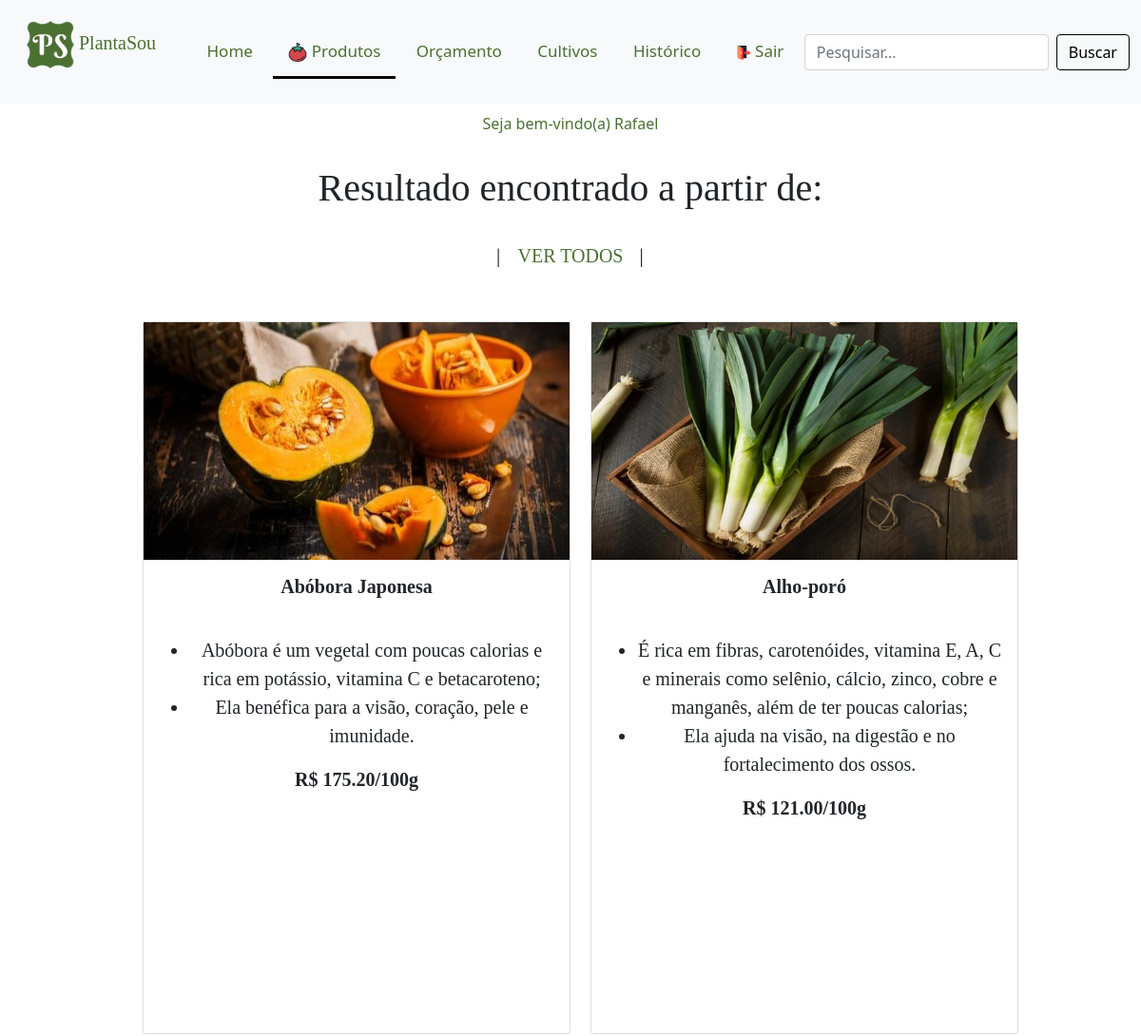
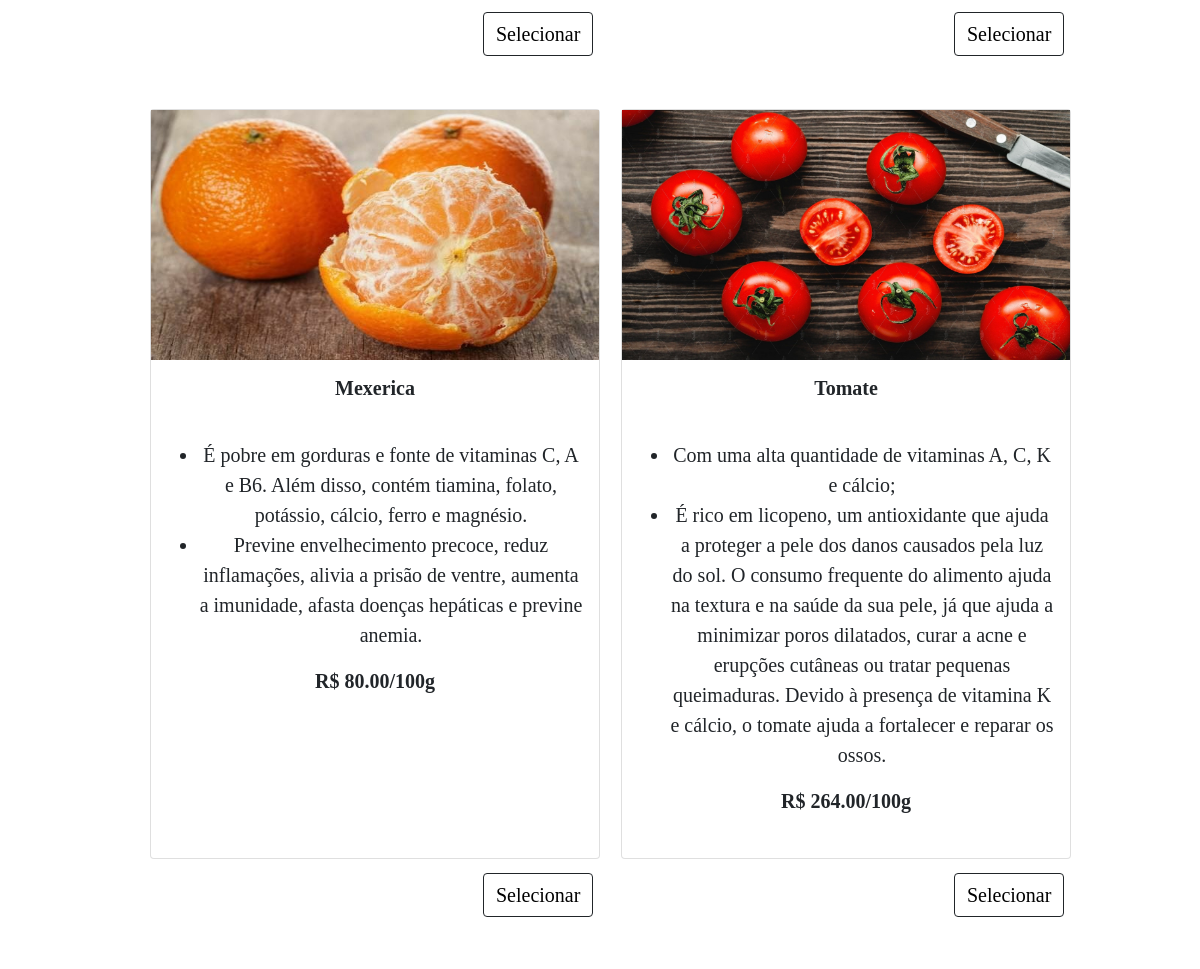
The page /php/pesquisa_p.php (signed in) on the database its author committed (2 pictures, top to bottom).
### tables this page shows
CREATE TABLE IF NOT EXISTS `usuario` (
  `cod_usuario` int(11) NOT NULL AUTO_INCREMENT,
  `nome` varchar(50) NOT NULL,
  `senha` varchar(50) NOT NULL,
  `email` varchar(50) NOT NULL,
  PRIMARY KEY (`cod_usuario`)
);

CREATE TABLE IF NOT EXISTS `produto` (
  `cod_produto` int(11) NOT NULL AUTO_INCREMENT,
  `nome` varchar(1000) DEFAULT NULL,
  `vitaminas` varchar(1000) DEFAULT NULL,
  `beneficios` varchar(1000) DEFAULT NULL,
  `preco` float DEFAULT NULL,
  `cod_cultivo` int(255) NOT NULL,
  `imagem` varchar(1000) DEFAULT NULL,
  PRIMARY KEY (`cod_produto`),
  KEY `cod_cultivo` (`cod_cultivo`)
);

### php/pesquisa_p.php (the view, shortened to what this page needs)
<?php
    if(isset($_COOKIE["USER"])){
        $usuario= $_COOKIE["USER"];
    }
?>
<!DOCTYPE html>
<html lang="pt-BR">
<head>
        <link rel="stylesheet" type="text/css" media="screen" href="../css/bootstrap.min.css" />
        <link rel="stylesheet" href="../css/estilo.css">
</head>
<body>
    <nav class="navbar navbar-light bg-light topnav">
        <div class="container-fluid">
            <a class="navbar-brand plantasou">
                <p class="plantasou">
                    <img src="../imgs/logo_new.png" class="align-self-center mr-3 rounded float-left" width="50" height="50" alt="..."></img>
                    PlantaSou
                </p>
            </a>
                        <?php
                            if(isset($_COOKIE["USER"])){
                                echo'
                                    <a class="nav-link nav-link-color" href="../php/home_user.php">Home</a>
                                ';
                            }else if(isset($_COOKIE["ADM"])){
                                echo'
                                    <a class="nav-link nav-link-color" href="../php/home_adm.php">Home</a>
                                ';
                            }else{
                                echo'
                                <a class="nav-link nav-link-color" href="../php/index.php">Home</a>
                                ';
                            }
                        ?>
                        <?php
                          if(isset($_COOKIE["ADM"])){
                            echo'
                            <div class="nav-link dropdown show">
                                <a class="nav-link dropdown-toggle active" href="#" id="navbarDropdownMenuLink" data-bs-toggle="dropdown" aria-bs-haspopup="true" aria-bs-expanded="false">
                                    <img src="../imgs/tomates.png" width="20" height="20"/> Produtos
                                </a>
                                <div class="dropdown-menu" aria-labelledby="navbarDropdownMenuLink">
                                    <a class="dropdown-item" href="../php/produtos.php">Produtos</a>
                                    <a class="dropdown-item" href="../php/cadastro_produto.php">Cadastro Produto</a>
                                </div>
                            </div>
                            ';
                          }else{
                            echo'
                                <a class="nav-link nav-link-color active" aria-current="page" href="../php/produtos.php"><img src="../imgs/tomates.png" width="20" height="20"/> Produtos</a>
                            ';
                          }
                        ?>
                        <?php
                            if(isset($_COOKIE["USER"])){
                                echo'
                                    <a class="nav-link nav-link-color" href="../php/orcamento.php">Orçamento</a>
                                ';
                            }
                        ?>
                        <?php
                            if(isset($_COOKIE["ADM"])){
                            echo'
                                <div class="nav-link dropdown show">
                                    <a class="nav-link dropdown-toggle" href="#" id="navbarDropdownMenuLink" data-bs-toggle="dropdown" aria-bs-haspopup="true" aria-bs-expanded="false">
                                    <img src="../imgs/crescer-planta.png" width="20" height="20"/> Cultivos
                                    </a>
                                    <div class="dropdown-menu" aria-labelledby="navbarDropdownMenuLink">
                                        <a class="dropdown-item" href="../php/cultivo.php">Cultivos</a>
                                        <a class="dropdown-item" href="../php/cadastro_cultivo.php">Cadastro Cultivos</a>
                                    </div>
                                </div>
                            ';
                            }else{
                            echo'
                                <a class="nav-link nav-link-color" aria-current="page" href="../php/cultivo.php">Cultivos</a>
                            ';
                            }
                        ?>
                        <?php
                            if(isset($_COOKIE["USER"])){
                                echo'
                                    <a class="nav-link nav-link-color" href="../php/historico.php?num=0">Histórico</a>
                                    <a class="nav-link nav-link-color" href="./logout_user.php"><img src="../imgs/out.png" width="15" height="15"/> Sair</a>
                                ';
                            }else if(isset($_COOKIE["ADM"])){
                                echo'
                                    <a class="nav-link nav-link-color" href="./logout_adm.php"><img src="../imgs/out.png" width="15" height="15"/> Sair</a>
                                ';
                            }else{
                                echo'
                                    <button type="button" class="btn nav-link nav-link-color" data-bs-toggle="modal" data-bs-target="#login">
                                        Login
                                    </button>
                                ';
                            }
                        ?>
                        <form action="#" class="d-flex" method="POST">
                            <input class="form-control me-2" type="search" placeholder="Pesquisar..." aria-label="Search" name="pesquisa"/>
                            <button class="btn btn-outline-success nav-link-color borda" type="submit">Buscar</button>
                        </form>
            </div>
        </nav>
        <?php
            if(isset($_COOKIE["USER"]) || isset($_COOKIE["ADM"])){
                echo'
                        <a class="nav-link nav-link-color active_usuario">Seja bem-vindo(a) ';
                            if(isset($_COOKIE["USER"])){
                                include('../inc/conexao.php');
                                $sql="SELECT nome FROM usuario WHERE cod_usuario=$usuario";
                                $query=mysqli_query($con, $sql);
                                if(mysqli_num_rows($query)>0){
                                    while(($nome=mysqli_fetch_assoc($query))!=NULL){
                                        echo $nome['nome'];
                                    }
                                }
                            }
                            elseif(isset($_COOKIE["ADM"])){
                                echo "Administrador(a)";
                            }
                echo'
                        </a>';
            }
            else{
                echo'
                <center>
                    <a class="nav-link nav-link-color active_usuario ">Seja bem-vindo(a) ao site </a>
                </center>
                ';
            }
        ?>
    <br>
    <?php
        $pesquisa=$_POST["pesquisa"];
        echo'<h1 class="centro paginas">Resultado encontrado a partir de: '.$pesquisa.'</h1><br>';
        echo '
        <center>
            │ㅤ<a class="nav-link-color font" href="../php/produtos.php">VER TODOS</a>ㅤ│<br><br><br>
        </center>
        ';
        include "../inc/conexao_pdo.php";
        $stmt=$conPDO->query("SELECT * FROM produto WHERE nome LIKE '%$pesquisa%' ORDER BY nome asc");
        $stmt->execute();
        echo'
            <center>
                <table>
            ';
        $i=1;
        if($stmt->rowCount()!=NULL){
            while($resultado=$stmt->fetch(PDO::FETCH_OBJ)){
                if($i % 2 == 1){
                    echo'<tr>
                        <td>';
                }
                echo
                '
                <td></td>
                <td></td>
                <td>
                    <div class="card mb-5 tamanho2 text-center">
                        <div class="font">
                            <img src="../imgs/plantas/'.$resultado->imagem.'" width="448px" height="250px"/>
                            <div class="card-body">
                                <h5 class="card-title">
                                    <b class="letra">
                                        '.$resultado->nome.'<br><br>
                                    </b>
                                </h5>
                                <p class="card-text">
                                    <ul>
                                        <li>'.$resultado->vitaminas.'</li>
                                        <li>'.$resultado->beneficios.'</li>
                                    </ul>
                                </p>
                                <b class="font-money">R$ '.number_format($resultado->preco,2).'/100g
                            </div>
                        </div>
                    </div>';
                    if(isset($_COOKIE["USER"])){
                        echo '
                        <div class="posicao">
                            <table>
                                <td>
                                    <form action="orcamento.php" method="POST">
                                        <button type="submit" name="selecionar" class="font btn button-margin btn-outline-dark"><a href="orcamento.php?add=tabela&id='.$resultado->cod_produto.'" class="altera">Selecionar</a></button>
                                    </form>
                                </td>
                            </table>
                        <div>
                            ';
                        }
                $i++;
            }
        }else{
            echo '
                <br><br><br>
                <h1 class="centro paginas">Nenhum produto foi encontrado</h1>
            ';
        }
        echo'
            </td>
        </tr>
        </table>
        </center>';
    ?>
</body>
</html>

### css/estilo.css (style rules this page uses)
body, html { height: 100%; }
td { border: 5px solid transparent; background-clip: padding-box; }
button { text-align: left; }
a { color: green; }
.nav-link-color { color: #4c7032 !important; font-size: 16px; }
.font { font-size: 20px; font-family: 'Book Antiqua'; }
.font-money { font-size: 20px; font-family: calibri; }
.plantasou { font-size: 20px; font-family: 'calibri'; color:#4c7032 !important; }
.borda { border-color: #000000; color: black !important; }
.centro { text-align: center; }
a:link { text-decoration: none; }
.altera { color:black; }
.active_usuario { background-color: #ffffff !important; color: #4c7032 !important; text-align: center; }
.topnav { background-color: #f1f1f1; }
.topnav a { float: left; display: block; color: black; text-align: center; padding: 14px 16px; text-decoration: none; font-size: 17px; border-bottom: 3px solid transparent; }
.topnav a.active { border-bottom: 3px solid rgb(0, 0, 0); }
a.plantasou { border-bottom: none !important; }
.letra { font-family:'Book Antiqua'; }
.paginas { font-family:'Book Antiqua'; }
.tamanho2 { width: 450px; height: 750px; }
.posicao { margin-top: -40px; margin-bottom: 40px; margin-left: 327px; }

### rows shown on the page
usuario: nome "Rafael"
produto: imagem (picture), nome "Abóbora Japonesa", vitaminas "Abóbora é um vegetal com poucas calorias e rica em potássio, vitamina C e betacaroteno;", beneficios "Ela benéfica para a visão, coração, pele e imunidade.", preco "175.20"
produto: imagem (picture), nome "Alho-poró", vitaminas "É rica em fibras, carotenóides, vitamina E, A, C e minerais como selênio, cálcio, zinco, cobre e manganês, além de ter poucas calorias;", beneficios "Ela ajuda na visão, na digestão e no fortalecimento dos ossos.", preco "121.00"
produto: imagem (picture), nome "Mexerica", vitaminas "É pobre em gorduras e fonte de vitaminas C, A e B6. Além disso, contém tiamina, folato, potássio, cálcio, ferro e magnésio.", beneficios "Previne envelhecimento precoce, reduz inflamações, alivia a prisão de ventre, aumenta a imunidade, afasta doenças hepáticas e previne anemia.", preco "80.00"
produto: imagem (picture), nome "Tomate", vitaminas "Com uma alta quantidade de vitaminas A, C, K e cálcio;", beneficios "É rico em licopeno, um antioxidante que ajuda a proteger a pele dos danos causados pela luz do sol. O consumo frequente do alimento ajuda na textura e na saúde da sua pele, já que ajuda a minimizar poros dilatados, curar a acne e erupções cutâneas ou tratar pequenas queimaduras. Devido à presença de vitamina K e cálcio, o tomate ajuda a fortalecer e reparar os ossos.", preco "264.00"
